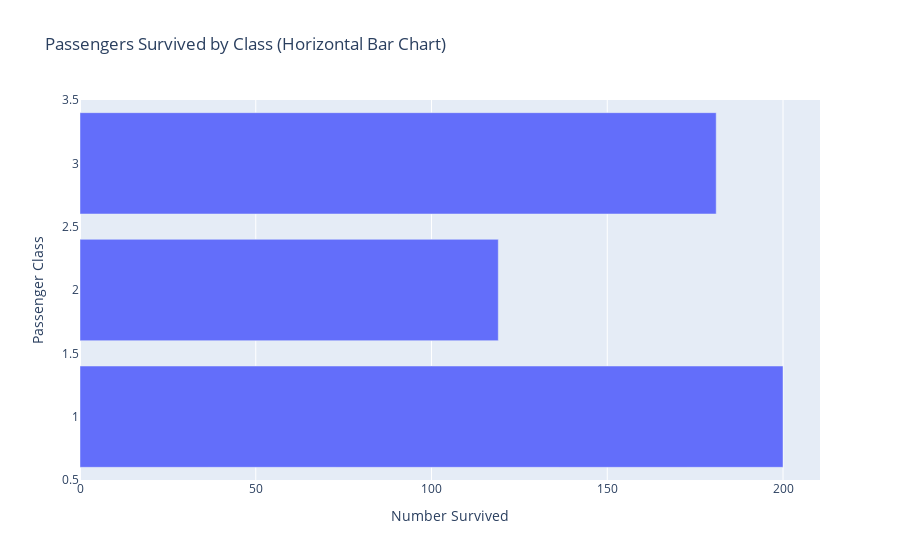

Source (notebook cell):
### Markdown cell above
## 1. Create a horizontal bar chart for number of passengers survived by class

### Code cell
survived_by_class = titanic.groupby("pclass")["survived"].sum().reset_index()

fig = px.bar(
    survived_by_class,
    x="survived",
    y="pclass",
    orientation="h",
    title="Passengers Survived by Class (Horizontal Bar Chart)",
    labels={"pclass": "Passenger Class", "survived": "Number Survived"}
)
fig.show()

### Figure 1 — Plotly figure (JSON) as saved in the notebook; plotly's stock layout.template omitted (floating-point values rounded to 4 significant figures)
{"data": [{"hovertemplate": "Number Survived=%{x}<br>Passenger Class=%{y}<extra></extra>", "legendgroup": "", "marker": {"color": "#636efa", "pattern": {"shape": ""}}, "name": "", "orientation": "h", "showlegend": false, "textposition": "auto", "type": "bar", "x": [200, 119, 181], "xaxis": "x", "y": [1, 2, 3], "yaxis": "y"}], "layout": {"autosize": true, "barmode": "relative", "legend": {"tracegroupgap": 0}, "title": {"text": "Passengers Survived by Class (Horizontal Bar Chart)"}, "xaxis": {"anchor": "y", "autorange": true, "domain": [0, 1], "range": [0, 210.5], "title": {"text": "Number Survived"}, "type": "linear"}, "yaxis": {"anchor": "x", "autorange": true, "domain": [0, 1], "range": [0.5, 3.5], "title": {"text": "Passenger Class"}, "type": "linear"}}}
